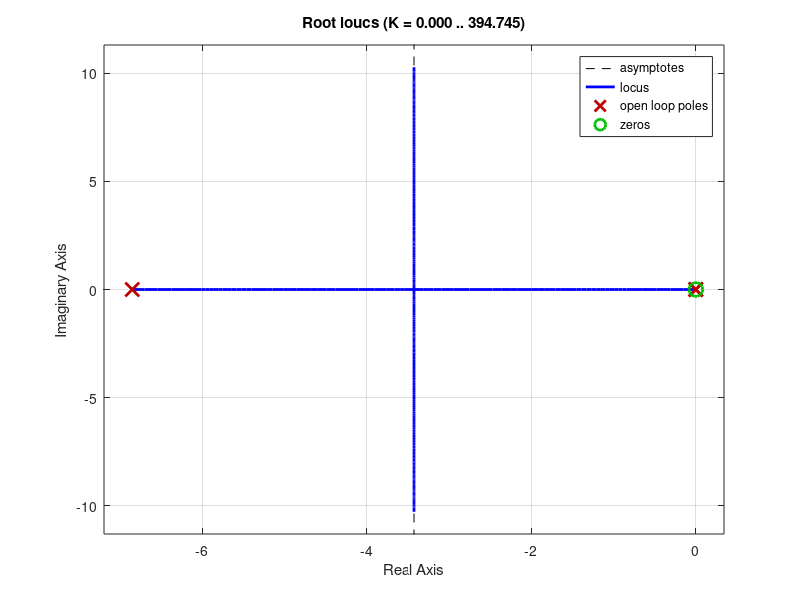

The MATLAB script that drew this image:
pkg load control

m = tf([0.63], [1 6.85])
a = tf([1],[2.12 0 0])
FLA=m*a
FLC=feedback(FLA,1)

c = tf([1 0],1)
rlocus(FLA*c)
